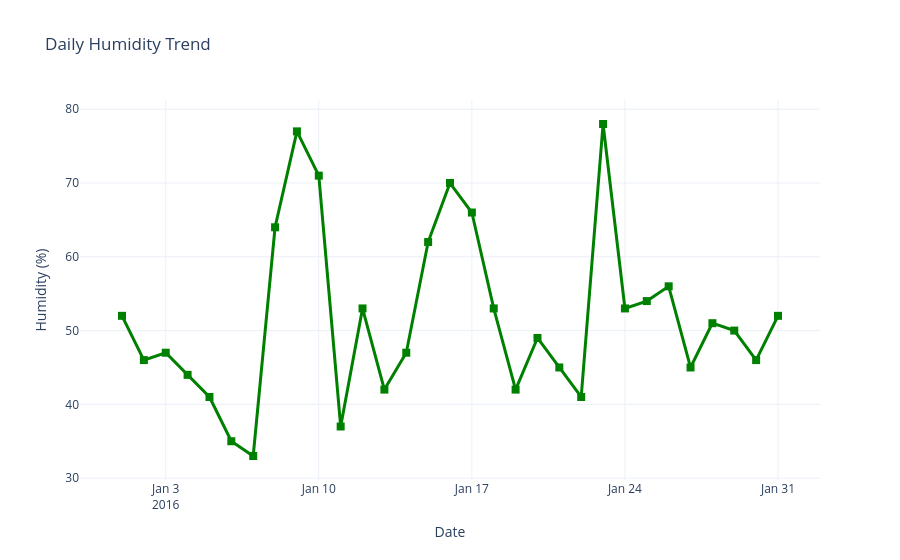

Write notebook code for a chart like this one.
### Code cell
# Import Plotly Express
import plotly.express as px

# Create an interactive line chart to display daily humidity levels
fig = px.line(
    nyc_weather,
    x=nyc_weather.index,
    y='Humidity',
    title='Daily Humidity Trend',
    markers=True)

# Customize the line and marker styles
fig.update_traces(
    line=dict(
        color='green',
        width=3),
    marker=dict(
        color='green',
        size=8,
        symbol='square'))

# Improve the chart layout
fig.update_layout(
    xaxis_title='Date',
    yaxis_title='Humidity (%)',
    template='plotly_white',
    hovermode='x unified')

# Save and Display the interactive chart
plt.savefig('top10_nuclear_producers.jpeg', bbox_inches='tight', pad_inches=0.2, dpi=300)
fig.show()

### Figure 1 — Plotly figure (JSON) as saved in the notebook; plotly's stock layout.template omitted (floating-point values rounded to 4 significant figures)
{"data": [{"hovertemplate": "EST=%{x}<br>Humidity=%{y}<extra></extra>", "legendgroup": "", "line": {"color": "green", "dash": "solid", "width": 3}, "marker": {"color": "green", "size": 8, "symbol": "square"}, "mode": "lines+markers", "name": "", "orientation": "v", "showlegend": false, "type": "scatter", "x": ["2016-01-01T00:00:00", "2016-01-02T00:00:00", "2016-01-03T00:00:00", "2016-01-04T00:00:00", "2016-01-05T00:00:00", "2016-01-06T00:00:00", "2016-01-07T00:00:00", "2016-01-08T00:00:00", "2016-01-09T00:00:00", "2016-01-10T00:00:00", "2016-01-11T00:00:00", "2016-01-12T00:00:00", "2016-01-13T00:00:00", "2016-01-14T00:00:00", "2016-01-15T00:00:00", "2016-01-16T00:00:00", "2016-01-17T00:00:00", "2016-01-18T00:00:00", "2016-01-19T00:00:00", "2016-01-20T00:00:00", "2016-01-21T00:00:00", "2016-01-22T00:00:00", "2016-01-23T00:00:00", "2016-01-24T00:00:00", "2016-01-25T00:00:00", "2016-01-26T00:00:00", "2016-01-27T00:00:00", "2016-01-28T00:00:00", "2016-01-29T00:00:00", "2016-01-30T00:00:00", "2016-01-31T00:00:00"], "xaxis": "x", "y": [52, 46, 47, 44, 41, 35, 33, 64, 77, 71, 37, 53, 42, 47, 62, 70, 66, 53, 42, 49, 45, 41, 78, 53, 54, 56, 45, 51, 50, 46, 52], "yaxis": "y"}], "layout": {"hovermode": "x unified", "legend": {"tracegroupgap": 0}, "title": {"text": "Daily Humidity Trend"}, "xaxis": {"anchor": "y", "domain": [0, 1], "title": {"text": "Date"}}, "yaxis": {"anchor": "x", "domain": [0, 1], "title": {"text": "Humidity (%)"}}}}
